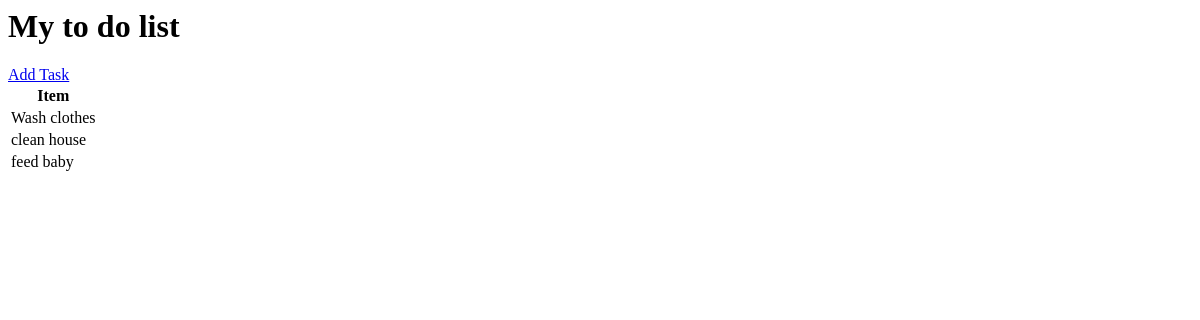
Before: / with the older database file.
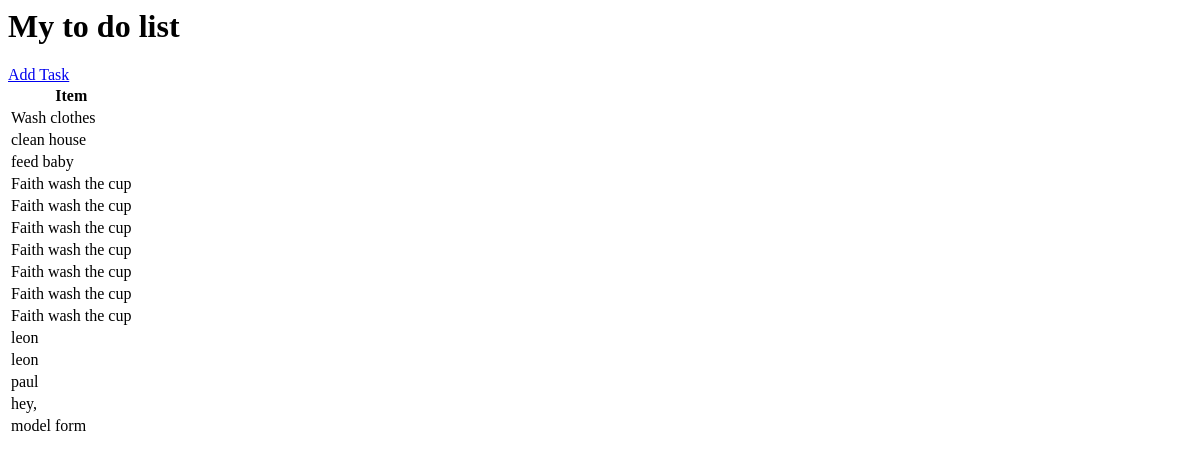
After: the same page with the newer database file.
### app_todo/models.py (models this page shows, shortened)
class Task(models.Model):
    user = models.ForeignKey(User,on_delete=models.CASCADE,null = True, blank=True )
    title =models.CharField(max_length=200,null = True, blank=True)
    description = models.TextField(null = True, blank=True)
    complete  = models.BooleanField(default=False)
    create_at = models.DateTimeField(auto_now_add=True)
    class Meta:
        ordering = ['complete']

### app_todo/views.py (the view)
# urls.py: path('', TaskList.as_view(), name = 'tasks'),
class TaskList(ListView):
    model = Task
    context_object_name = 'tasks'

### app_todo/templates/app_todo/task_list.html
<h1>My to do list</h1>
<a href="{% url 'task-create' %}">Add Task</a>
<table>
    <tr>
        <th>Item</th>
    </tr>
    {% for task in tasks %}
    <tr>
        <td>{{task.title}}</td>
    </tr>
    {% empty %}
    <h3>No item in list</h3>
    {% endfor %}
</table>

Changed rows visible on the page:
added Task: title "Faith wash the cup"
added Task: title "Faith wash the cup"
added Task: title "Faith wash the cup"
added Task: title "Faith wash the cup"
added Task: title "Faith wash the cup"
added Task: title "Faith wash the cup"
added Task: title "Faith wash the cup"
added Task: title "leon"
added Task: title "leon"
added Task: title "paul"
added Task: title "hey,"
added Task: title "model form"
